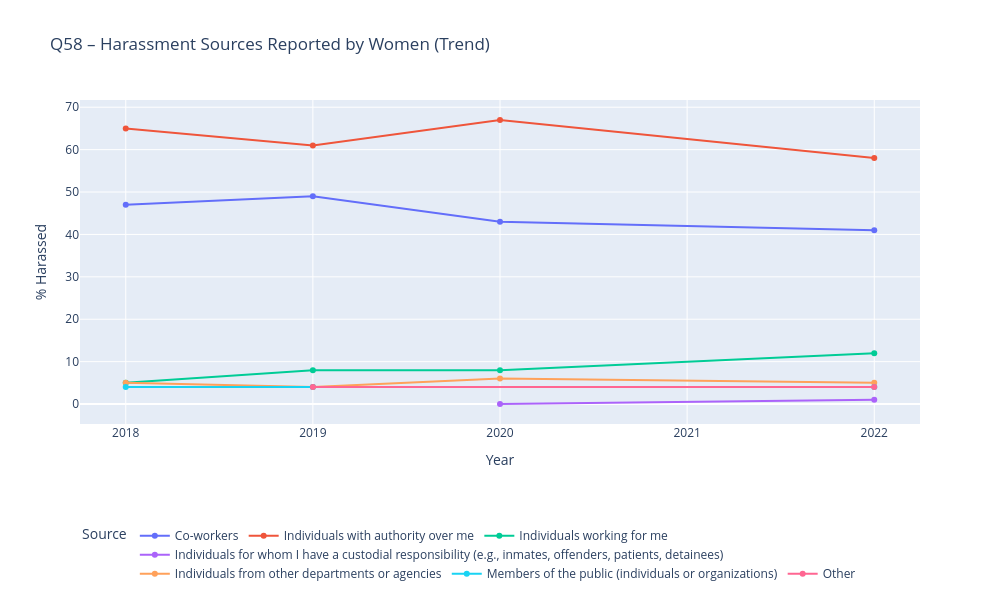

This figure's notebook cell:
### Code cell
df_q58 = df[
    (df["question"].str.match(r"Q58[a-g]")) &
    (df["bycond"] == "Q117 = 2")
].copy()

# Extract clean source from title_e
df_q58["harassment_source"] = df_q58["title_e"].str.extract(
    r"Question 58[a-g]\. From whom did you experience harassment on the job\? (.+)", expand=False
)

# Convert numeric fields
df_q58["harassed_pct"] = pd.to_numeric(df_q58["answer1"], errors="coerce")
df_q58["anscount"] = pd.to_numeric(df_q58["anscount"], errors="coerce")

# Hover label
df_q58["label"] = (
    "Year: " + df_q58["surveyr"].astype(str) +
    "<br>Source: " + df_q58["harassment_source"] +
    "<br>% Harassed: " + df_q58["harassed_pct"].astype(str) +
    "<br>ANSCOUNT: " + df_q58["anscount"].astype(str)
)

# Plot
fig = px.line(
    df_q58,
    x="surveyr",
    y="harassed_pct",
    color="harassment_source",
    markers=True,
    hover_name="label",
    title="Q58 – Harassment Sources Reported by Women (Trend)",
    labels={"surveyr": "Year", "harassed_pct": "% Harassed"}
)

fig.update_layout(
    hovermode="x unified",
    xaxis=dict(dtick=1),
    yaxis_title="% Harassed",
    width=1000,
    height=600,
    legend_title_text="Source",
    legend=dict(orientation="h", y=-0.3)
)

fig.show()

### Figure 1 — Plotly figure (JSON) as saved in the notebook; plotly's stock layout.template omitted (floating-point values rounded to 4 significant figures)
{"data": [{"hovertemplate": "<b>%{hovertext}</b><br><br>harassment_source=Co-workers<br>Year=%{x}<br>% Harassed=%{y}<extra></extra>", "hovertext": ["Year: 2022<br>Source: Co-workers<br>% Harassed: 41<br>ANSCOUNT: 330.0", "Year: 2020<br>Source: Co-workers<br>% Harassed: 43<br>ANSCOUNT: 318.0", "Year: 2019<br>Source: Co-workers<br>% Harassed: 49<br>ANSCOUNT: 425.0", "Year: 2018<br>Source: Co-workers<br>% Harassed: 47<br>ANSCOUNT: 371.0"], "legendgroup": "Co-workers", "line": {"color": "#636efa", "dash": "solid"}, "marker": {"symbol": "circle"}, "mode": "lines+markers", "name": "Co-workers", "orientation": "v", "showlegend": true, "type": "scatter", "x": [2022, 2020, 2019, 2018], "xaxis": "x", "y": [41, 43, 49, 47], "yaxis": "y"}, {"hovertemplate": "<b>%{hovertext}</b><br><br>harassment_source=Individuals with authority over me<br>Year=%{x}<br>% Harassed=%{y}<extra></extra>", "hovertext": ["Year: 2022<br>Source: Individuals with authority over me<br>% Harassed: 58<br>ANSCOUNT: 330.0", "Year: 2020<br>Source: Individuals with authority over me<br>% Harassed: 67<br>ANSCOUNT: 318.0", "Year: 2019<br>Source: Individuals with authority over me<br>% Harassed: 61<br>ANSCOUNT: 425.0", "Year: 2018<br>Source: Individuals with authority over me<br>% Harassed: 65<br>ANSCOUNT: 370.0"], "legendgroup": "Individuals with authority over me", "line": {"color": "#EF553B", "dash": "solid"}, "marker": {"symbol": "circle"}, "mode": "lines+markers", "name": "Individuals with authority over me", "orientation": "v", "showlegend": true, "type": "scatter", "x": [2022, 2020, 2019, 2018], "xaxis": "x", "y": [58, 67, 61, 65], "yaxis": "y"}, {"hovertemplate": "<b>%{hovertext}</b><br><br>harassment_source=Individuals working for me<br>Year=%{x}<br>% Harassed=%{y}<extra></extra>", "hovertext": ["Year: 2022<br>Source: Individuals working for me<br>% Harassed: 12<br>ANSCOUNT: 330.0", "Year: 2020<br>Source: Individuals working for me<br>% Harassed: 8<br>ANSCOUNT: 318.0", "Year: 2019<br>Source: Individuals working for me<br>% Harassed: 8<br>ANSCOUNT: 425.0", "Year: 2018<br>Source: Individuals working for me<br>% Harassed: 5<br>ANSCOUNT: 370.0"], "legendgroup": "Individuals working for me", "line": {"color": "#00cc96", "dash": "solid"}, "marker": {"symbol": "circle"}, "mode": "lines+markers", "name": "Individuals working for me", "orientation": "v", "showlegend": true, "type": "scatter", "x": [2022, 2020, 2019, 2018], "xaxis": "x", "y": [12, 8, 8, 5], "yaxis": "y"}, {"hovertemplate": "<b>%{hovertext}</b><br><br>harassment_source=Individuals for whom I have a custodial responsibility (e.g., inmates, offenders, patients, detainees)<br>Year=%{x}<br>% Harassed=%{y}<extra></extra>", "hovertext": ["Year: 2022<br>Source: Individuals for whom I have a custodial responsibility (e.g., inmates, offenders, patients, detainees)<br>% Harassed: 1<br>ANSCOUNT: 330.0", "Year: 2020<br>Source: Individuals for whom I have a custodial responsibility (e.g., inmates, offenders, patients, detainees)<br>% Harassed: 0<br>ANSCOUNT: 318.0"], "legendgroup": "Individuals for whom I have a custodial responsibility (e.g., inmates, offenders, patients, detainees)", "line": {"color": "#ab63fa", "dash": "solid"}, "marker": {"symbol": "circle"}, "mode": "lines+markers", "name": "Individuals for whom I have a custodial responsibility (e.g., inmates, offenders, patients, detainees)", "orientation": "v", "showlegend": true, "type": "scatter", "x": [2022, 2020], "xaxis": "x", "y": [1, 0], "yaxis": "y"}, {"hovertemplate": "<b>%{hovertext}</b><br><br>harassment_source=Individuals from other departments or agencies<br>Year=%{x}<br>% Harassed=%{y}<extra></extra>", "hovertext": ["Year: 2022<br>Source: Individuals from other departments or agencies<br>% Harassed: 5<br>ANSCOUNT: 330.0", "Year: 2020<br>Source: Individuals from other departments or agencies<br>% Harassed: 6<br>ANSCOUNT: 318.0", "Year: 2019<br>Source: Individuals from other departments or agencies<br>% Harassed: 4<br>ANSCOUNT: 425.0", "Year: 2018<br>Source: Individuals from other departments or agencies<br>% Harassed: 5<br>ANSCOUNT: 370.0"], "legendgroup": "Individuals from other departments or agencies", "line": {"color": "#FFA15A", "dash": "solid"}, "marker": {"symbol": "circle"}, "mode": "lines+markers", "name": "Individuals from other departments or agencies", "orientation": "v", "showlegend": true, "type": "scatter", "x": [2022, 2020, 2019, 2018], "xaxis": "x", "y": [5, 6, 4, 5], "yaxis": "y"}, {"hovertemplate": "<b>%{hovertext}</b><br><br>harassment_source=Members of the public (individuals or organizations)<br>Year=%{x}<br>% Harassed=%{y}<extra></extra>", "hovertext": ["Year: 2022<br>Source: Members of the public (individuals or organizations)<br>% Harassed: 4<br>ANSCOUNT: 330.0", "Year: 2019<br>Source: Members of the public (individuals or organizations)<br>% Harassed: 4<br>ANSCOUNT: 425.0", "Year: 2018<br>Source: Members of the public (individuals or organizations)<br>% Harassed: 4<br>ANSCOUNT: 370.0"], "legendgroup": "Members of the public (individuals or organizations)", "line": {"color": "#19d3f3", "dash": "solid"}, "marker": {"symbol": "circle"}, "mode": "lines+markers", "name": "Members of the public (individuals or organizations)", "orientation": "v", "showlegend": true, "type": "scatter", "x": [2022, 2019, 2018], "xaxis": "x", "y": [4, 4, 4], "yaxis": "y"}, {"hovertemplate": "<b>%{hovertext}</b><br><br>harassment_source=Other<br>Year=%{x}<br>% Harassed=%{y}<extra></extra>", "hovertext": ["Year: 2022<br>Source: Other<br>% Harassed: 4<br>ANSCOUNT: 330.0", "Year: 2019<br>Source: Other<br>% Harassed: 4<br>ANSCOUNT: 425.0"], "legendgroup": "Other", "line": {"color": "#FF6692", "dash": "solid"}, "marker": {"symbol": "circle"}, "mode": "lines+markers", "name": "Other", "orientation": "v", "showlegend": true, "type": "scatter", "x": [2022, 2019], "xaxis": "x", "y": [4, 4], "yaxis": "y"}], "layout": {"height": 600, "hovermode": "x unified", "legend": {"orientation": "h", "title": {"text": "Source"}, "tracegroupgap": 0, "y": -0.3}, "title": {"text": "Q58 – Harassment Sources Reported by Women (Trend)"}, "width": 1000, "xaxis": {"anchor": "y", "domain": [0, 1], "dtick": 1, "title": {"text": "Year"}}, "yaxis": {"anchor": "x", "domain": [0, 1], "title": {"text": "% Harassed"}}}}
